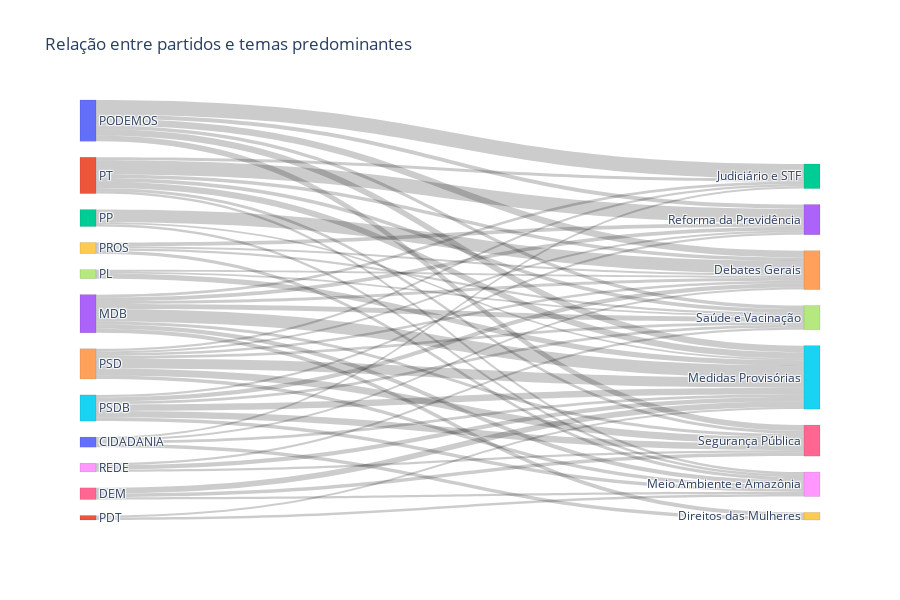

The code cell stored with this chart in its notebook:
### Markdown cell above
### Partidos e temas

Mostra como cada legenda concentra seu discurso em determinados assuntos.

### Code cell
fluxo_partidos = preparar_fluxo(
    df_temas,
    origem='Partido',
    destino='tema_label',
    top_origem=12,
    top_destino=8,
    min_fluxo=25
)

fluxo_partidos_top = plotar_sankey(
    fluxo_partidos,
    origem='Partido',
    destino='tema_label',
    titulo='Relação entre partidos e temas predominantes'
)

fluxo_partidos_top.head(10)

### Figure 1 — Plotly figure (JSON) as saved in the notebook; plotly's stock layout.template omitted (floating-point values rounded to 4 significant figures)
{"data": [{"link": {"source": [0, 1, 2, 3, 4, 4, 0, 5, 0, 5, 1, 0, 6, 3, 7, 5, 3, 8, 0, 3, 3, 9, 1, 5, 6, 4, 1, 10, 0, 9, 3, 1, 5, 1, 4, 3, 10, 3, 4, 1, 4, 8, 11, 2, 6, 5, 9, 7, 9, 8, 11, 10, 4, 10, 7, 2], "target": [12, 13, 14, 15, 15, 16, 14, 15, 15, 16, 15, 16, 15, 17, 15, 14, 18, 15, 13, 19, 13, 13, 17, 18, 16, 18, 14, 19, 17, 18, 16, 16, 17, 12, 17, 14, 15, 12, 14, 18, 12, 16, 18, 18, 18, 13, 17, 14, 14, 17, 15, 14, 13, 12, 17, 15], "value": [199, 194, 172, 168, 135, 93, 91, 90, 89, 87, 86, 78, 78, 69, 68, 59, 59, 57, 56, 55, 52, 50, 50, 49, 48, 48, 48, 47, 47, 42, 41, 41, 39, 39, 38, 38, 37, 36, 35, 35, 33, 33, 33, 33, 32, 31, 31, 29, 28, 28, 28, 27, 27, 26, 25, 25]}, "node": {"color": ["#636EFA", "#EF553B", "#00CC96", "#AB63FA", "#FFA15A", "#19D3F3", "#FF6692", "#B6E880", "#FF97FF", "#FECB52", "#636EFA", "#EF553B", "#00CC96", "#AB63FA", "#FFA15A", "#19D3F3", "#FF6692", "#B6E880", "#FF97FF", "#FECB52"], "label": ["PODEMOS", "PT", "PP", "MDB", "PSD", "PSDB", "DEM", "PL", "REDE", "PROS", "CIDADANIA", "PDT", "Judiciário e STF", "Reforma da Previdência", "Debates Gerais", "Medidas Provisórias", "Segurança Pública", "Saúde e Vacinação", "Meio Ambiente e Amazônia", "Direitos das Mulheres"], "line": {"color": "rgba(0,0,0,0.2)", "width": 0.5}, "pad": 16, "thickness": 16}, "type": "sankey"}], "layout": {"font": {"size": 12}, "height": 600, "title": {"text": "Relação entre partidos e temas predominantes"}}}
